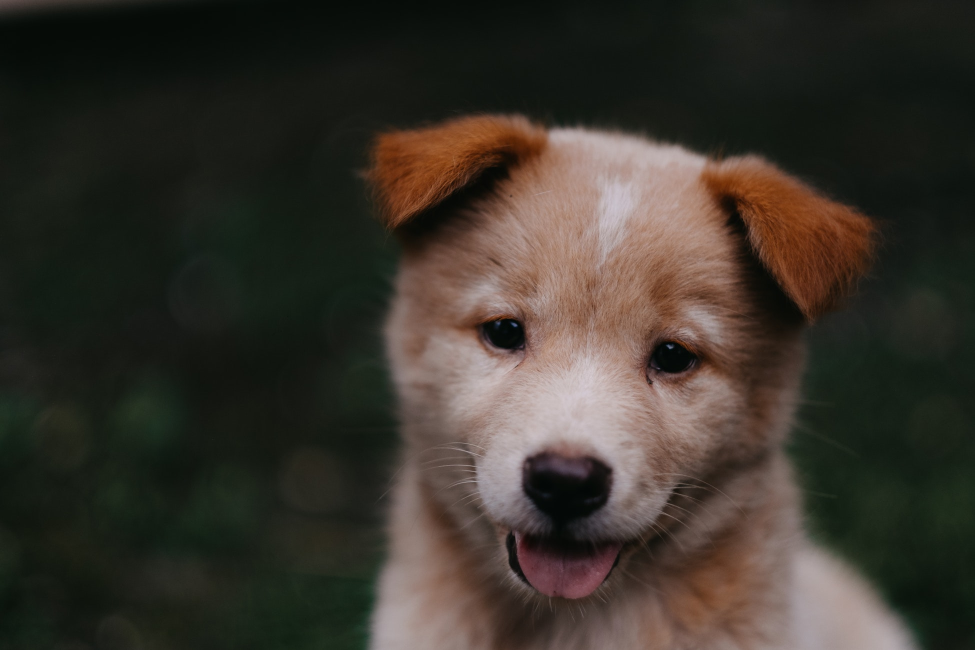
#> input picture Módulos/Módulo2/Scripts/arquivos/00-cachorro.jpg, 1950 x 1300 px (shown at 1/2 size)
$ python py01.py
#> lines starting #> are read from the running program, lines starting #| are printed output that depends on the picture
# -*- coding: utf-8 -*-
"""
Created on Sat Apr 25 16:03:31 2020

@author: André
"""

import numpy as np
import matplotlib.pyplot as plt

from PIL import Image

# ler o arquivo da imagem e plotar
pic = Image.open('arquivos/00-cachorro.jpg')
#> pic is the input picture: PIL image 1950x1300 RGB; mean R, G, B 57.3, 51.8, 43.8
plt.imshow(pic)
type(pic)

# Converte para array
pic_arr = np.asarray(pic)
type(pic_arr)
plt.imshow(pic_arr)

# Zerar as contribuições dos canais GB
pic_red = pic_arr.copy()
plt.figure('vermelho')
plt.imshow(pic_red)
# R G B

#Valores dos canais individuais
plt.figure('Canal vermelho')
plt.imshow(pic_red[:,:,0], cmap='gray')

#Valores do canal Verde 0-255
plt.figure('Canal Verde')
plt.imshow(pic_red[:,:,1], cmap='gray')

#Valores do canal Azul 0-255
plt.figure('Canal Azul')
plt.imshow(pic_red[:,:,2], cmap='gray')

# Zerar os canais Verde e Azul
pic_red[:,:,1] = 0
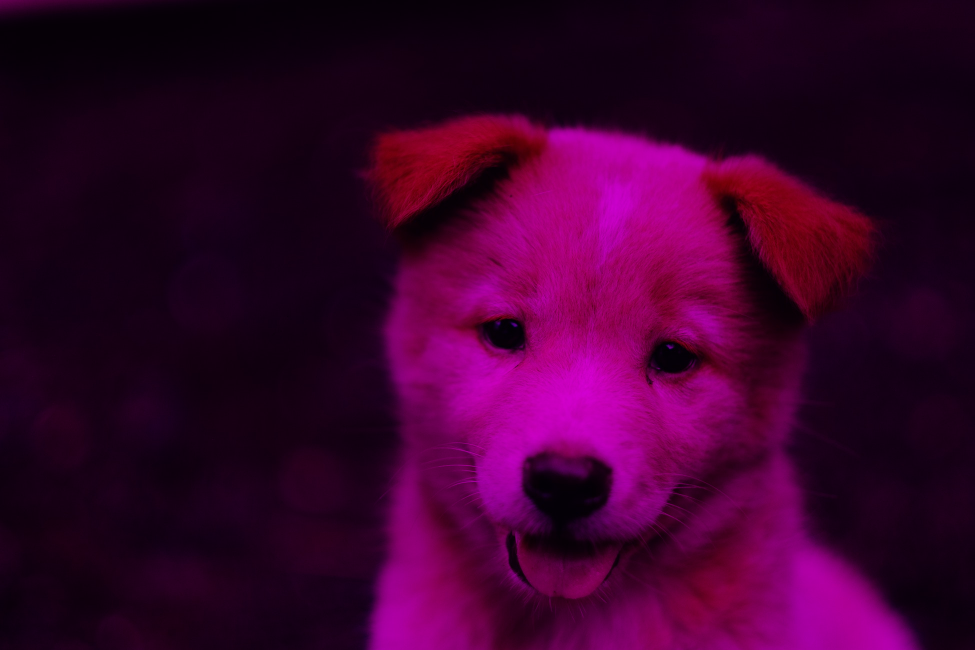
#> pic_red: shape (1300, 1950, 3) (shown at 1/2 size); mean R, G, B 57.3, 0, 43.8
plt.imshow(pic_red)

pic_red[:,:,2] = 0
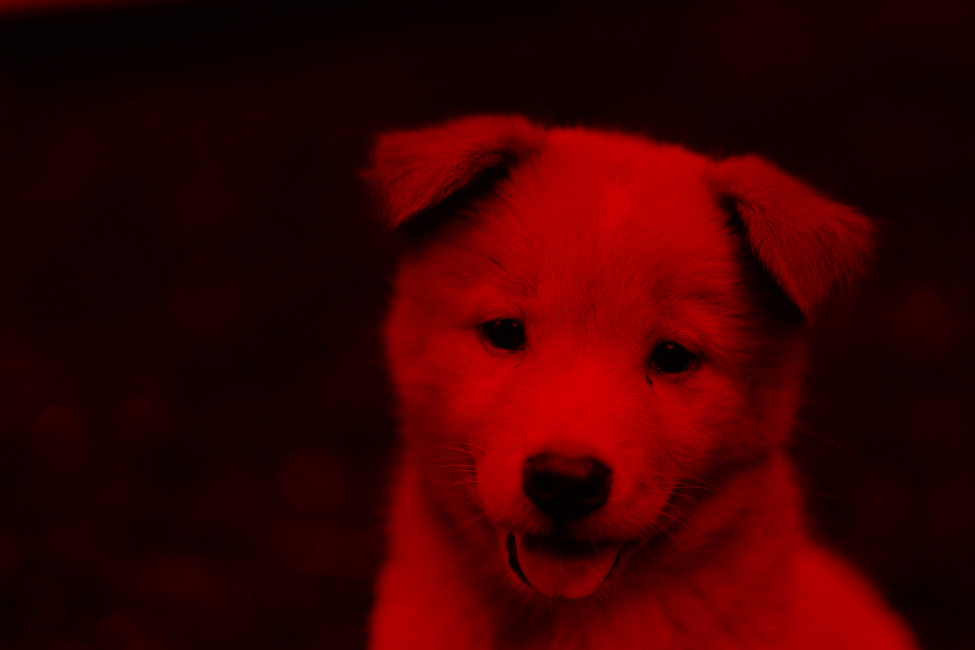
#> pic_red: shape (1300, 1950, 3) (shown at 1/2 size); mean R, G, B 57.3, 0, 0
plt.imshow(pic_red)

# Fatiar a imagem em partes específicas.
plt.imshow(pic_arr[800:1250, 800:1450, :])

# Mistura: 0:transparente - 1:opaco
plt.imshow(pic_arr[:, :, :], alpha=0.4)
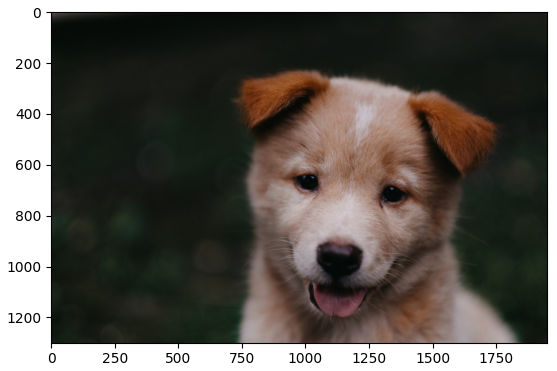
#> figure drawn by matplotlib, 1 panel
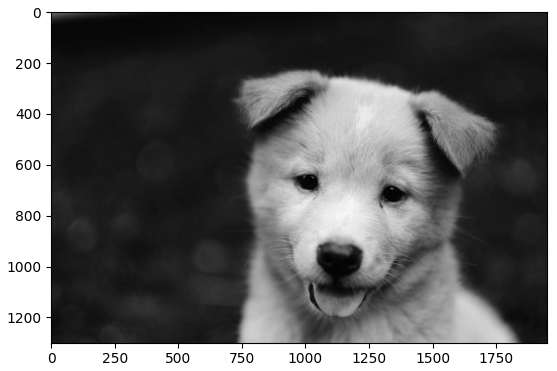
#> figure drawn by matplotlib, 1 panel
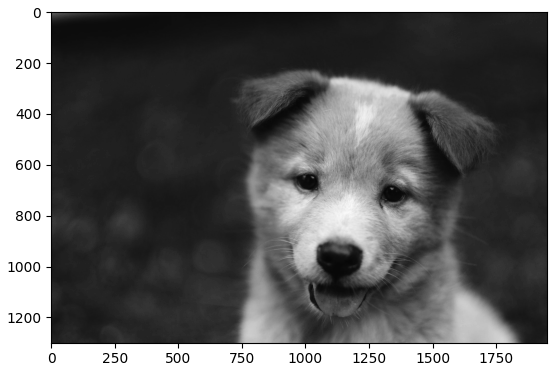
#> figure drawn by matplotlib, 1 panel
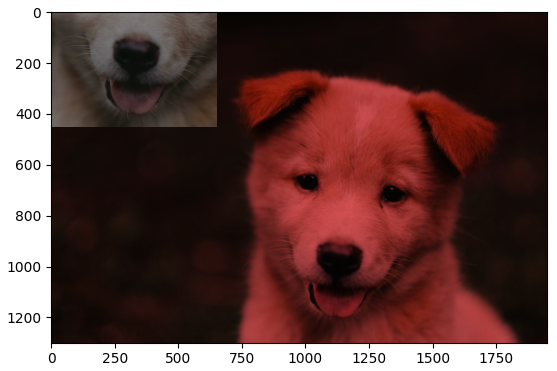
#> figure drawn by matplotlib, 1 panel
